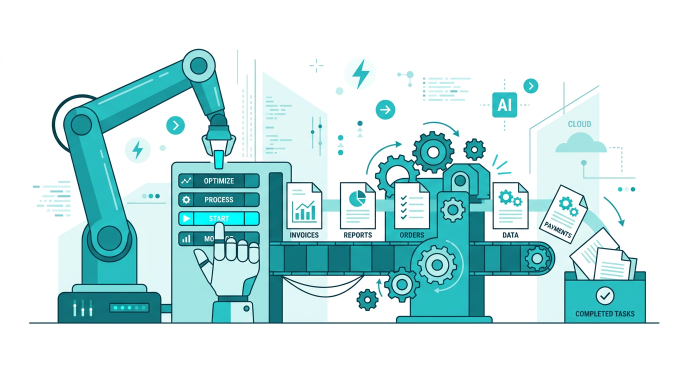
#> input picture scorm-module1/images/slide-automation-concept.png, 1376 x 768 px (shown at 1/2 size)
$ python -i build_scorm.py   (imports and definitions only)
#> lines starting #> are read from the running program, lines starting #| are printed output that depends on the picture
#!/usr/bin/env python3
"""
Generate SCORM 1.2 packages for all 5 modules of the AI Automation course.
Images are compressed and embedded as base64 data URIs for full self-containment.
"""

import os, sys, json, base64, io, zipfile, tarfile, shutil
from PIL import Image

BASE_DIR = os.path.dirname(os.path.abspath(__file__))
PUBLIC_IMAGES = os.path.join(BASE_DIR, "public", "images")
OUTPUT_DIR = os.path.join(BASE_DIR, "scorm-packages")

def compress_image_to_base64(path, max_width=500, quality=60):
    """Compress a PNG image and return as JPEG base64 data URI."""
#> called with max_width = 500, quality = 60
    img = Image.open(path)
#> img is the input picture: PIL image 1376x768 RGB; mean R, G, B 201.1, 229.7, 230.9
    if img.mode == 'RGBA':
        bg = Image.new('RGB', img.size, (248, 250, 252))
        bg.paste(img, mask=img.split()[3])
        img = bg
    elif img.mode != 'RGB':
        img = img.convert('RGB')

    w, h = img.size
    if w > max_width:
        ratio = max_width / w
        img = img.resize((max_width, int(h * ratio)), Image.LANCZOS)
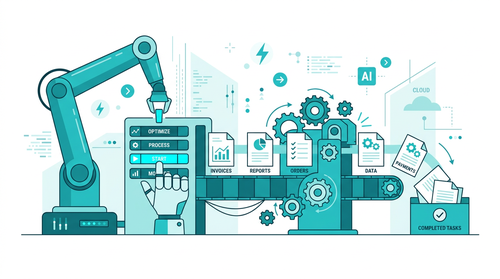
#> img: PIL image 500x279 RGB; mean R, G, B 200.9, 229.4, 230.7
#> (the rest of the program and of its run is left out)
